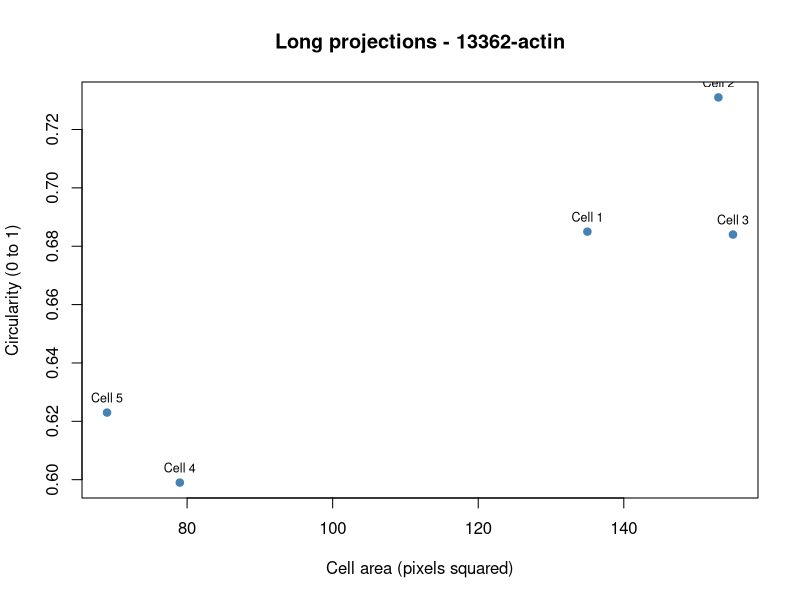
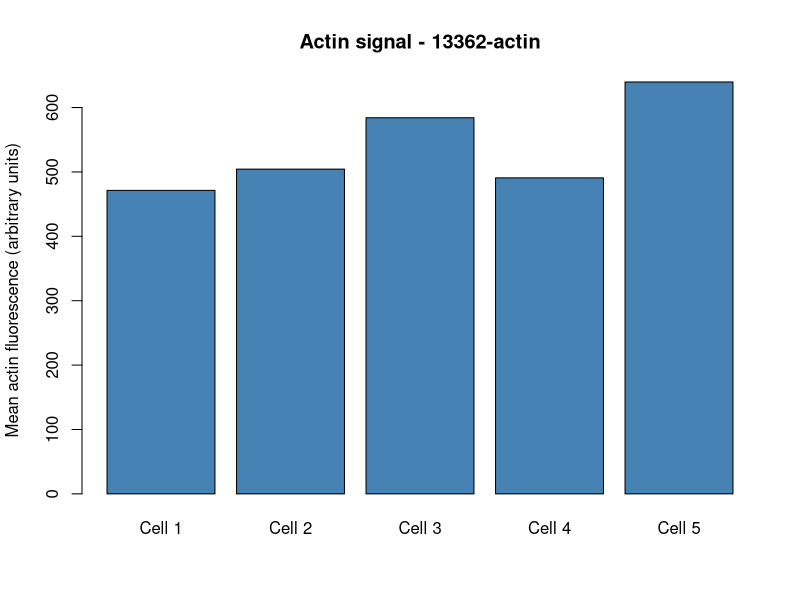

Recreate these plots in R, in order.
phenotype <- "Long projections"
image_id <- "13362-actin"
# Read the Fiji Results CSV (no R packages needed)
d <- read.csv("data/fiji_resultss.csv", check.names = FALSE)
needed <- c("Area", "Mean", "Circ.", "AR")
if (!all(needed %in% names(d))) {
  stop("Missing Fiji columns. Recheck Set Measurements.")
}
d <- d[complete.cases(d[, needed]), ]
if (nrow(d) < 5) stop("Measure five clear cells.")
d$Cell <- paste0("Cell ", seq_len(nrow(d)))
dir.create("results", showWarnings = FALSE)
dir.create("figures", showWarnings = FALSE)
# Save numerical summary
s <- data.frame(phenotype = phenotype, image_id = image_id,
                cells_measured = nrow(d), mean_area_px2 = mean(d$Area),
                mean_circularity = mean(d[["Circ."]]),
                mean_aspect_ratio = mean(d$AR),
                mean_actin_signal = mean(d$Mean))
write.csv(s, "results/cell_summary.csv", row.names = FALSE)
print(s)
# Figure 1: Cell area versus circularity
png("figures/area_vs_circularity.png", width = 900, height = 650)
plot(d$Area, d[["Circ."]], pch = 19, col = "steelblue",
     xlab = "Cell area (pixels squared)", ylab = "Circularity (0 to 1)",
     main = paste(phenotype, "-", image_id))
text(d$Area, d[["Circ."]], labels = d$Cell, pos = 3, cex = 0.75)
dev.off()
# Figure 2: Relative actin signal of measured cells
png("figures/actin_intensity.png", width = 900, height = 650)
barplot(d$Mean, names.arg = d$Cell, col = "steelblue",
        ylab = "Mean actin fluorescence (arbitrary units)",
        main = paste("Actin signal -", image_id))
dev.off()
